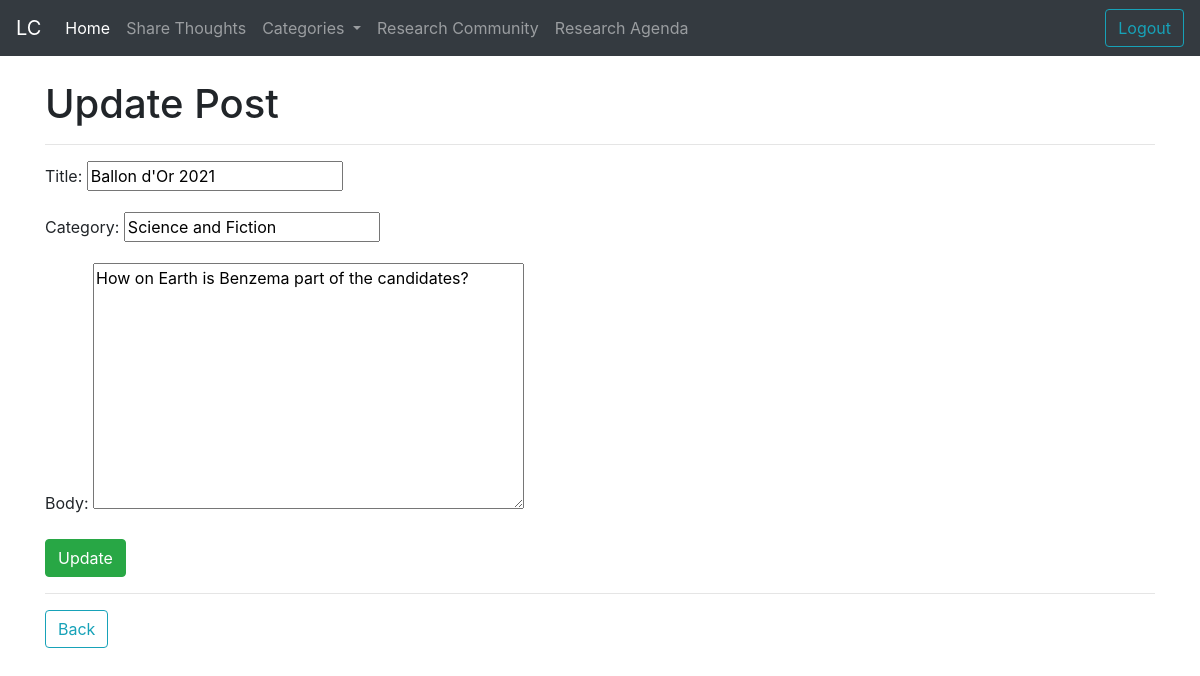
The page /post/13/edit (signed in) on the database its author committed.
### activities/models.py (models this page shows, shortened)
class Post(models.Model):
    title = models.CharField(max_length=255)
    author = models.ForeignKey(User,on_delete=models.CASCADE)
    body = RichTextField(blank= True, null= True)
    post_date = models.DateField(auto_now_add=True)
    category = models.CharField(max_length=255, default="Philosophy")
    likes = models.ManyToManyField(User, related_name="blog_likes")

### activities/views.py (the view)
# urls.py: path('post/<int:pk>/edit', UpdatePostView.as_view(),name='update-post'),
class UpdatePostView(UpdateView):
    model =Post
    fields =  ['title','category','body']
    template_name="activities/update_post.html"

### activities/templates/activities/update_post.html (shortened to what this page needs)
{% extends 'activities/base.html' %}
{% load static %}
{% block content %}
<h1>Update Post</h1>
<hr>
 <div class ="form-group">
   <form method="POST">
      {{form.as_p}}
      <button class="btn btn-success" type="submit" >Update</button>
   </form>
 </div>
 <hr>
 <a class="btn btn-outline-info" href="{% url 'post-detail' %}">Back</a>
{% endblock %}

### rows shown on the page
Post: title "Ballon d'Or 2021", category "Science and Fiction", body "How on Earth is Benzema part of the candidates?"
